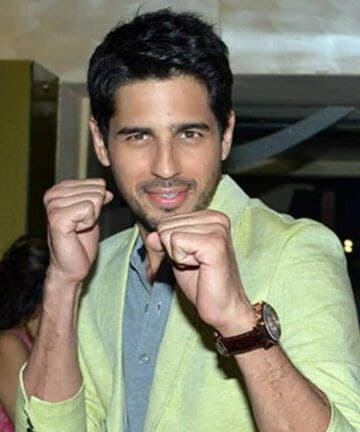
#> input picture s.jpg, 360 x 432 px
$ jupyter execute 'Make a Collage .ipynb'
#> lines starting #> are read from the running program, lines starting #| are printed output that depends on the picture
[cell 1]
import cv2
import numpy as np

[cell 2]
#original image 1
Sid = cv2.imread('s.jpg')
#> Sid is the input picture: shape (432, 360, 3); mean B, G, R 104.7, 123.9, 126.1

cv2.imshow("Sid", Sid)
cv2.waitKey()
cv2.destroyAllWindows()

[cell 3]
#original image 2
Akki = cv2.imread('a.jpg')
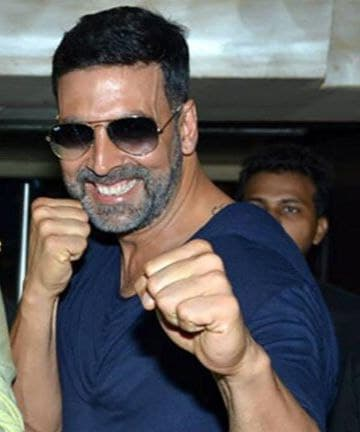
#> input picture a.jpg, 360 x 432 px
#> Akki is the input picture: shape (432, 360, 3); mean B, G, R 88.1, 88.1, 92.6

cv2.imshow("Akki", Akki)
cv2.waitKey()
cv2.destroyAllWindows()

[cell 4]
#make a collage by horizontal concat
collage = cv2.hconcat([Sid , Akki])
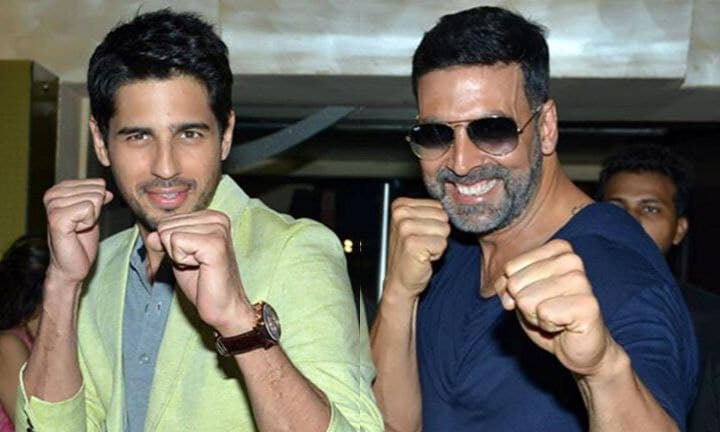
#> collage: shape (432, 720, 3); mean B, G, R 96.4, 106, 109.4

cv2.imshow("SidFace" , collage)
cv2.waitKey()
cv2.destroyAllWindows()
